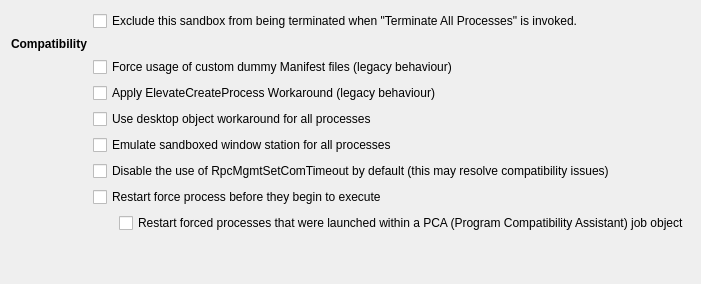
           <widget class="QWidget" name="tabCompat">
            <attribute name="title">
             <string>Compatibility</string>
            </attribute>
            <layout class="QGridLayout" name="gridLayout_63">
             <item row="0" column="0">
              <layout class="QGridLayout" name="gridLayout_62">
               <item row="4" column="1" colspan="2">
                <widget class="QCheckBox" name="chkUseSbieDeskHack">
                 <property name="text">
                  <string>Use desktop object workaround for all processes</string>
                 </property>
                </widget>
               </item>
               <item row="1" column="0">
                <widget class="QLabel" name="lblCompatibility">
                 <property name="font">
                  <font>
                   <bold>true</bold>
                   <kerning>true</kerning>
                  </font>
                 </property>
                 <property name="text">
                  <string>Compatibility</string>
                 </property>
                </widget>
               </item>
               <item row="5" column="1" colspan="2">
                <widget class="QCheckBox" name="chkUseSbieWndStation">
                 <property name="text">
                  <string>Emulate sandboxed window station for all processes</string>
                 </property>
                </widget>
               </item>
               <item row="7" column="1" colspan="2">
                <widget class="QCheckBox" name="chkForceRestart">
                 <property name="text">
                  <string>Restart force process before they begin to execute</string>
                 </property>
                </widget>
               </item>
               <item row="3" column="1" colspan="2">
                <widget class="QCheckBox" name="chkElevateCreateProcessFix">
                 <property name="text">
                  <string>Apply ElevateCreateProcess Workaround (legacy behaviour)</string>
                 </property>
                </widget>
               </item>
               <item row="0" column="1" colspan="2">
                <widget class="QCheckBox" name="chkNoPanic">
                 <property name="toolTip">
                  <string>When the global hotkey is pressed 3 times in short succession this exception will be ignored.</string>
                 </property>
                 <property name="text">
                  <string>Exclude this sandbox from being terminated when &quot;Terminate All Processes&quot; is invoked.</string>
                 </property>
                </widget>
               </item>
               <item row="2" column="1" colspan="2">
                <widget class="QCheckBox" name="chkPreferExternalManifest">
                 <property name="text">
                  <string>Force usage of custom dummy Manifest files (legacy behaviour)</string>
                 </property>
                </widget>
               </item>
               <item row="8" column="2">
                <widget class="QCheckBox" name="chkRestartOnPCA">
                 <property name="text">
                  <string>Restart forced processes that were launched within a PCA (Program Compatibility Assistant) job object</string>
                 </property>
                </widget>
               </item>
               <item row="9" column="2">
                <spacer name="horizontalSpacer_12">
                 <property name="orientation">
                  <enum>Qt::Orientation::Horizontal</enum>
                 </property>
                 <property name="sizeHint" stdset="0">
                  <size>
                   <width>40</width>
                   <height>20</height>
                  </size>
                 </property>
                </spacer>
               </item>
               <item row="6" column="1" colspan="2">
                <widget class="QCheckBox" name="chkComTimeout">
                 <property name="text">
                  <string>Disable the use of RpcMgmtSetComTimeout by default (this may resolve compatibility issues)</string>
                 </property>
                </widget>
               </item>
               <item row="9" column="1">
                <spacer name="verticalSpacer_28">
                 <property name="orientation">
                  <enum>Qt::Orientation::Vertical</enum>
                 </property>
                 <property name="sizeHint" stdset="0">
                  <size>
                   <width>20</width>
                   <height>40</height>
                  </size>
                 </property>
                </spacer>
               </item>
              </layout>
             </item>
            </layout>
           </widget>
